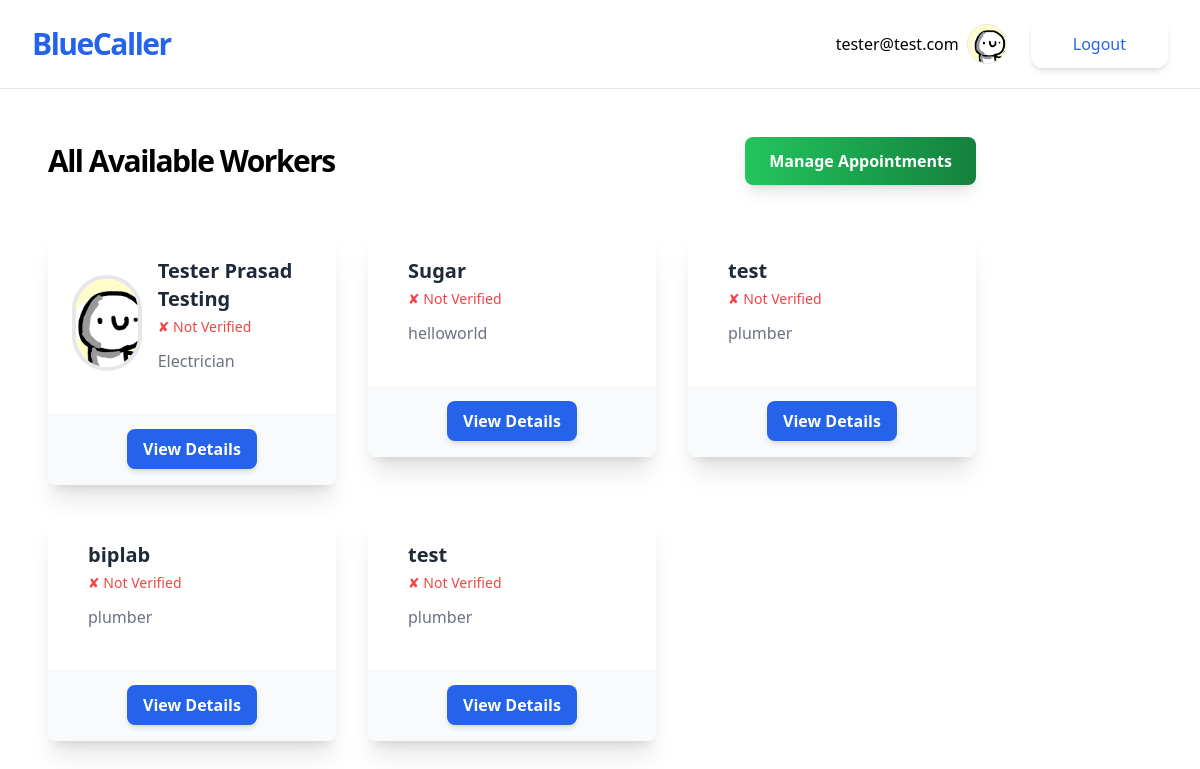
/get-started/ (signed in), run on the app's committed database.
### accounts/models.py (models this page shows, shortened)
class CustomUser(AbstractUser):
    pass

### jobs/models.py (models this page shows, shortened)
class Worker(models.Model):
    owner=models.OneToOneField(User,on_delete=models.CASCADE)
    name=models.CharField(max_length=50)
    phone_number=models.CharField(max_length=10, unique=True)
    tagline=models.CharField(max_length=100)
    bio=models.TextField(blank=True)
    profile_pic=models.ImageField(upload_to="profiles/", blank=True)
    verified = models.BooleanField(default=False)
    citizenship_image = models.ImageField(upload_to='citizenship/', blank=True, null=True)
    certificate_file = models.FileField(upload_to='certificates/', blank=True, null=True)
    latitude = models.CharField(max_length=20,null=True,blank=True)
    longitude = models.CharField(max_length=20,null=True,blank=True)
    appointed = models.BooleanField(default=False)
    appointment_date = models.DateTimeField(null=True, blank=True)

### jobs/views.py (the view)
# urls.py: path('get-started/', WorkerListView.as_view(), name='worker-list'),
class WorkerListView(ListView):
    model = Worker

### jobs/templatetags/distance.py (called while the page is built, shortened)
@register.simple_tag(takes_context=True)
def distance_if_customer(context, worker):
    user = context['user']
    return ""

### jobs/templates/jobs/worker_list.html (shortened to what this page needs)
{% extends 'jobs/_base.html' %}
{% load distance %}
{% block content %}
    <div class="flex items-center justify-between mb-12">
        <h1 class="text-3xl font-bold tracking-tighter text-black-600 transition duration-500 ease-in-out transform tracking-relaxed lg:pr-8">All Available Workers</h1>
        {% if user.is_authenticated %}
            <div class="flex space-x-6">
                {% if user.worker.profile_pic %}
                    <form action="{% url 'worker_appointments' %}" method="get">
                        <button type="submit" class="px-6 py-3 bg-gradient-to-r from-green-500 to-green-700 text-white font-semibold rounded-lg shadow-lg hover:shadow-2xl transform hover:scale-105 transition duration-300 ease-in-out">
                            Manage Appointments
                        </button>
                    </form>
                {% endif %}
            </div>
        {% endif %}
    </div>
    <div class="grid grid-cols-1 sm:grid-cols-2 md:grid-cols-3 gap-8">
        {% for worker in object_list %}
            <a href="{% url 'worker-detail' worker.pk %}">
                <div class="bg-white rounded-lg shadow-xl transform hover:scale-105 transition duration-300 ease-in-out">
                    <div class="p-6 flex items-center">
                        <div>
                            {% if worker.profile_pic %}
                                <img class="w-24 h-24 object-cover rounded-full border-4 border-white-500" src="{{ worker.profile_pic.url }}" alt="Profile pic">
                            {% endif %}
                        </div>
                        <div class="ml-4">
                            <p class="text-xl font-semibold text-gray-800">{{ worker.name }}</p>
                            <div class="flex items-center space-x-2 text-sm text-gray-600 mt-1">
                                {% if worker.verified %}
                                    <span class="text-green-500">&#10004; Verified</span>
                                {% else %}
                                    <span class="text-red-500">&#10008; Not Verified</span>
                                {% endif %}
                            </div>
                            <p class="text-gray-500 mt-3">{{ worker.tagline }}</p>
                            <p class="text-gray-600 pt-4">
                            </p>
                        </div>
                    </div>
                    <div class="px-6 py-4 bg-gray-50 rounded-b-lg text-center">
                        <button class="px-4 py-2 bg-blue-600 text-white font-bold rounded-lg shadow-md hover:bg-blue-700 transform hover:scale-105 transition duration-200 ease-in-out">
                            View Details
                        </button>
                    </div>
                </div>
            </a>
        {% endfor %}
    </div>
{% endblock content %}

### jobs/templates/jobs/_base.html (shortened to what this page needs)
<!DOCTYPE html>
<html lang="en">
<head>
    <script src="https://cdn.tailwindcss.com"></script>
</head>
<body>
    <div class=" w-full max-w-7xl mx-auto">
        <div class="flex flex-col max-w-screen-xl p-5 mx-auto md:items-center md:justify-between md:flex-row md:px-6 lg:px-8 border-b">
            <div class="flex flex-row items-center justify-between lg:justify-start">
                <a href="{% url 'worker-list' %}" class="text-3xl font-bold tracking-tighter text-blue-600 transition duration-500 ease-in-out transform tracking-relaxed lg:pr-8"> BlueCaller </a>
            </div>
            <nav class="flex-col items-center flex-grow hidden pb-4 md:pb-0 md:flex md:justify-end md:flex-row lg:pl-2">
                <div class="inline-flex items-center gap-2 list-none lg:ml-auto">
                    {% if user.is_authenticated %}
                    <p>{{user.email}}</p>
                    {% if user.worker.profile_pic %}
                    <img class="w-10 border rounded-full mr-4" src="{{ user.worker.profile_pic.url }}" alt="Profile pic">
                    {% endif %}
                    <form action="{% url 'account_logout' %}" method="POST">
                        <button type="submit" class="items-center block px-10 py-2.5 text-base font-medium text-center text-blue-600 transition duration-500 ease-in-out transform border-2 border-white shadow-md rounded-xl focus:outline-none focus:ring-2 focus:ring-offset-2 focus:ring-gray-500">Logout</button>
                    </form>
                    {% endif %}
                </div>
            </nav>
        </div>
        <div class="container p-12">
            {% block content %}
            {% endblock content %}
        </div>
    </div>
</body>
</html>

### data on the page
CustomUser: email "tester@test.com", worker.profile_pic (picture)
Worker: profile_pic (picture), name "Tester Prasad Testing", verified "✘ Not Verified", tagline "Electrician"
Worker: name "Sugar", verified "✘ Not Verified", tagline "helloworld"
Worker: name "test", verified "✘ Not Verified", tagline "plumber"
Worker: name "biplab", verified "✘ Not Verified", tagline "plumber"
Worker: name "test", verified "✘ Not Verified", tagline "plumber"
